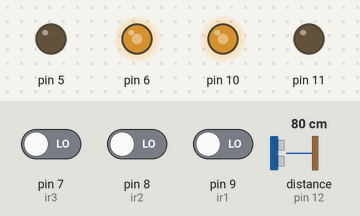
A sketch run on a simulated Arduino Uno, built with avr-gcc and run on an emulated ATmega328P. Parts: output pins drawn as LEDs (lit = HIGH). Wiring (inferred from the names in the program): ultrasonic range finder: trigger pin 13; echo pin 12. The test bench sets the inputs (shaded band); at power-on: distance to the obstacle (sensor on pin 12) 80 cm, pin 8 (ir2) LOW, pin 7 (ir3) LOW, pin 9 (ir1) LOW. The echo pulse lasts 58.3 µs per cm; pins used as bus, display or sensor lines are not drawn.

Above: at 1.2 s.
1.3 s: distance to the obstacle (sensor on pin 12) set to 13 cm
2.8 s: distance to the obstacle (sensor on pin 12) set to 10 cm
At 3.7 s:
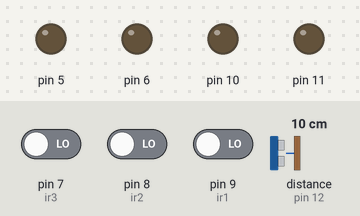
4.3 s: distance to the obstacle (sensor on pin 12) set to 18 cm
At 4.9 s:
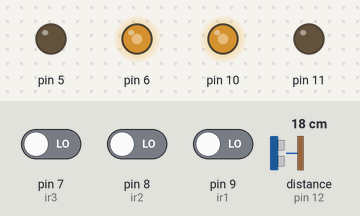
5.8 s: pin 8 (ir2) driven HIGH
At 6.2 s:
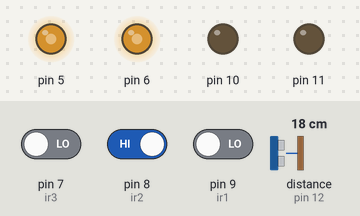
Timing chart, 0 to 8.3 s (numbered marks = the images above; inputs shaded):
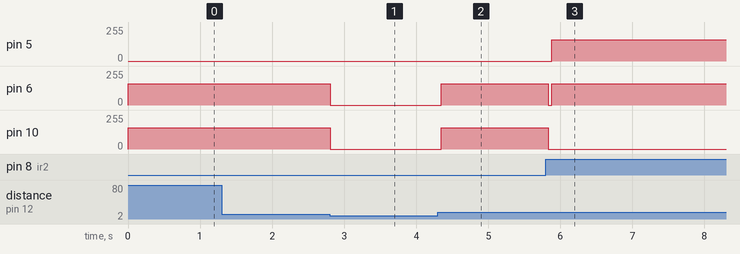

The sketch:

Ir-Movement-While-loop-functions-ultrasound-basic-function.ino
```cpp
int m1 = 5; //right wheel +ve direction
int m2 = 6; //left wheel -ve direction
int en1 = 10; //right wheel -ve direction
int en2 = 11; //left wheel +ve direction
int ir1 = 9;//right wheel -ve direction
int ir2 = 8;
int ir3 = 7;
#define trigPin 13
#define echoPin 12
void setup() {
  pinMode(5, OUTPUT);
  pinMode(6, OUTPUT);
  pinMode(10, OUTPUT);
  pinMode(11, OUTPUT);
  pinMode(ir1, INPUT);
  pinMode(ir2, INPUT);
  pinMode(ir3, INPUT);
  pinMode(trigPin, OUTPUT);
  pinMode(echoPin, INPUT);
  Serial.begin(9600);
}

void loop() {
while((digitalRead(ir2) == LOW)){
    while (ultrasound() <= 10){
       stp(50);
     }

     fwd(30);

   }

 if (((digitalRead(ir3) == HIGH) && digitalRead(ir2) == HIGH && digitalRead(ir1) == HIGH));{ //Don't move
     stp(50);
     }
   while(digitalRead(ir1) == LOW){;//rotate right
     right(30);
   }
   while (digitalRead(ir3) == LOW){;//rotate left
     left(30);
   }
}
void stp(int delayTimer){
     digitalWrite(5, LOW); //==========
     digitalWrite(10, LOW);//Stopping
     digitalWrite(6, LOW);//quickly
     digitalWrite(11, LOW);//========
     delay(delayTimer);
   }
void fwd(int delayTimer){
     digitalWrite(5, LOW);//========
      analogWrite(10, 158);//Forward
      analogWrite(6, 158);//
      digitalWrite(11, LOW);//==========
     delay(delayTimer);
   }
void left(int delayTimer){
     digitalWrite(5, LOW); //==========
     analogWrite(10, 158);//turning left from forwards
     digitalWrite(6, LOW);//quickly
     analogWrite(11, 158);//========
     delay(delayTimer);
   }
void right(int delayTimer){
     analogWrite(5, 158); //===========
     digitalWrite(10, LOW);// turning right from forwards
     analogWrite(6, 158);//quickly
     digitalWrite(11, LOW);
     delay(delayTimer);
   }
long ultrasound(){
  long duration, distance;
     digitalWrite(trigPin, LOW);  // Added this line
     delayMicroseconds(2); // Added this line
     digitalWrite(trigPin, HIGH);
     delayMicroseconds(10); // Added this line
     digitalWrite(trigPin, LOW);
     duration = pulseIn(echoPin, HIGH);
     distance = (duration/2) / 29.1;
     return (distance);
}
```

Measured:
- the behaviour switches between 12 and 11 cm on distance to the obstacle (sensor on pin 12) (found by bisection; images 0 and 1)
- after the input at 1.3 s, every drawn part: stays the same
- after the input at 2.8 s, pin 6, pin 10: 158/255 → 0/255 at once
- after the input at 4.3 s, pin 6, pin 10: 0/255 → 158/255 after 0.05 s
- after the input at 5.8 s, pin 5: 0/255 → 158/255 after 0.08 s; pin 6: 158/255 → 0/255 at once, → 158/255 0.05 s later; pin 10: 158/255 → 0/255 at once
